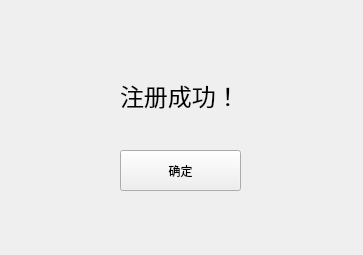
<?xml version="1.0" encoding="UTF-8"?>
<ui version="4.0">
 <class>RegSucceeForm</class>
 <widget class="QWidget" name="RegSucceeForm">
  <property name="geometry">
   <rect>
    <x>0</x>
    <y>0</y>
    <width>363</width>
    <height>255</height>
   </rect>
  </property>
  <property name="windowTitle">
   <string>Form</string>
  </property>
  <widget class="QLabel" name="label">
   <property name="geometry">
    <rect>
     <x>120</x>
     <y>60</y>
     <width>151</width>
     <height>71</height>
    </rect>
   </property>
   <property name="font">
    <font>
     <family>微软雅黑 Light</family>
     <pointsize>18</pointsize>
    </font>
   </property>
   <property name="text">
    <string>注册成功！</string>
   </property>
  </widget>
  <widget class="QPushButton" name="pushButton">
   <property name="geometry">
    <rect>
     <x>120</x>
     <y>150</y>
     <width>121</width>
     <height>41</height>
    </rect>
   </property>
   <property name="text">
    <string>确定</string>
   </property>
  </widget>
 </widget>
 <resources/>
 <connections/>
</ui>
